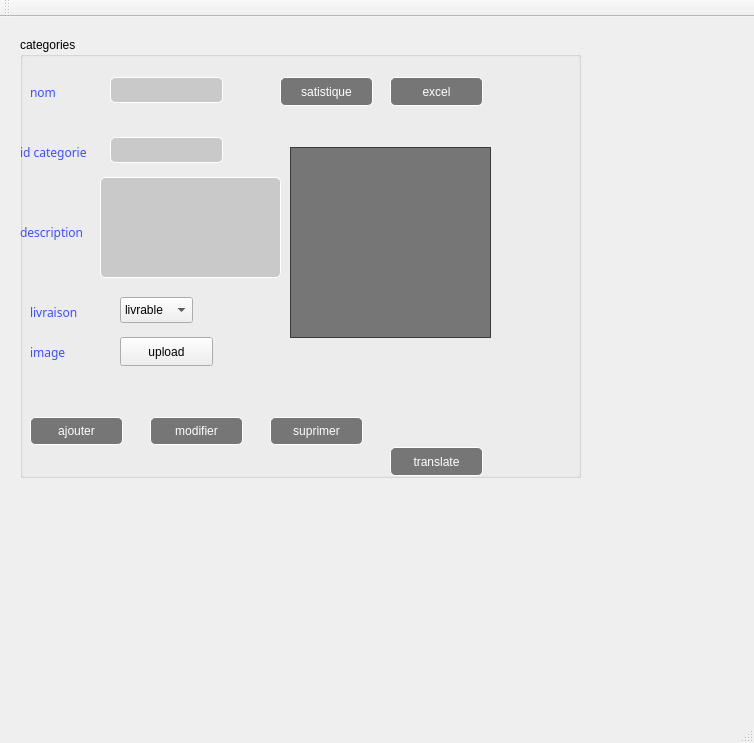
<?xml version="1.0" encoding="UTF-8"?>
<ui version="4.0">
 <class>MainWindow</class>
 <widget class="QMainWindow" name="MainWindow">
  <property name="geometry">
   <rect>
    <x>0</x>
    <y>0</y>
    <width>754</width>
    <height>743</height>
   </rect>
  </property>
  <property name="windowTitle">
   <string>Gestion des Clients</string>
  </property>
  <widget class="QWidget" name="centralWidget">
   <widget class="QGroupBox" name="groupBox">
    <property name="geometry">
     <rect>
      <x>20</x>
      <y>20</y>
      <width>561</width>
      <height>441</height>
     </rect>
    </property>
    <property name="styleSheet">
     <string notr="true"/>
    </property>
    <property name="title">
     <string>categories</string>
    </property>
    <widget class="QPushButton" name="pushButton">
     <property name="geometry">
      <rect>
       <x>100</x>
       <y>300</y>
       <width>93</width>
       <height>29</height>
      </rect>
     </property>
     <property name="text">
      <string>upload</string>
     </property>
    </widget>
    <widget class="QLabel" name="label_28">
     <property name="geometry">
      <rect>
       <x>10</x>
       <y>300</y>
       <width>101</width>
       <height>31</height>
      </rect>
     </property>
     <property name="font">
      <font>
       <family>MV Boli</family>
       <pointsize>9</pointsize>
       <weight>50</weight>
       <italic>false</italic>
       <bold>false</bold>
      </font>
     </property>
     <property name="styleSheet">
      <string notr="true">color: rgb(61,80,255);
font 75 10pt &quot;MS Shell Dlg 2&quot;;
font: 9pt &quot;MV Boli&quot;;</string>
     </property>
     <property name="text">
      <string>image</string>
     </property>
    </widget>
    <widget class="QPushButton" name="pushButton_7">
     <property name="geometry">
      <rect>
       <x>260</x>
       <y>40</y>
       <width>93</width>
       <height>29</height>
      </rect>
     </property>
     <property name="styleSheet">
      <string notr="true">QPushButton{
background-color:rgba(0,0,0,50%);
color:white;
border:1 solid white;
border-radius: 5px;
}
QPushButton:hover{
background-color:rgb(170, 255, 255);
color:black
}</string>
     </property>
     <property name="text">
      <string>satistique</string>
     </property>
    </widget>
    <widget class="QLabel" name="label_26">
     <property name="geometry">
      <rect>
       <x>10</x>
       <y>260</y>
       <width>101</width>
       <height>31</height>
      </rect>
     </property>
     <property name="font">
      <font>
       <family>MV Boli</family>
       <pointsize>9</pointsize>
       <weight>50</weight>
       <italic>false</italic>
       <bold>false</bold>
      </font>
     </property>
     <property name="styleSheet">
      <string notr="true">color: rgb(61,80,255);
font 75 10pt &quot;MS Shell Dlg 2&quot;;
font: 9pt &quot;MV Boli&quot;;</string>
     </property>
     <property name="text">
      <string>livraison</string>
     </property>
    </widget>
    <widget class="QPushButton" name="pushButton_34">
     <property name="geometry">
      <rect>
       <x>370</x>
       <y>40</y>
       <width>93</width>
       <height>29</height>
      </rect>
     </property>
     <property name="styleSheet">
      <string notr="true">QPushButton{
background-color:rgba(0,0,0,50%);
color:white;
border:1 solid white;
border-radius: 5px;
}
QPushButton:hover{
background-color:rgb(170, 255, 255);
color:black
}
</string>
     </property>
     <property name="text">
      <string>excel</string>
     </property>
    </widget>
    <widget class="QLabel" name="label_20">
     <property name="geometry">
      <rect>
       <x>0</x>
       <y>100</y>
       <width>101</width>
       <height>31</height>
      </rect>
     </property>
     <property name="font">
      <font>
       <family>MV Boli</family>
       <pointsize>9</pointsize>
       <weight>50</weight>
       <italic>false</italic>
       <bold>false</bold>
      </font>
     </property>
     <property name="styleSheet">
      <string notr="true">color: rgb(61,80,255);
font 75 10pt &quot;MS Shell Dlg 2&quot;;
font: 9pt &quot;MV Boli&quot;;</string>
     </property>
     <property name="text">
      <string>id categorie</string>
     </property>
    </widget>
    <widget class="QTextEdit" name="textEdit">
     <property name="geometry">
      <rect>
       <x>80</x>
       <y>140</y>
       <width>181</width>
       <height>101</height>
      </rect>
     </property>
     <property name="styleSheet">
      <string notr="true">border: 1 solid white;
border-radius: 5px;
background-color:rgba(0,0,0,15%);</string>
     </property>
    </widget>
    <widget class="QPushButton" name="pushButton_13">
     <property name="geometry">
      <rect>
       <x>130</x>
       <y>380</y>
       <width>93</width>
       <height>28</height>
      </rect>
     </property>
     <property name="styleSheet">
      <string notr="true">QPushButton{
background-color:rgba(0,0,0,50%);
color:white;
border:1 solid white;
border-radius: 5px;
}
QPushButton:hover{
background-color:rgb(170, 255, 255);
color:black
}</string>
     </property>
     <property name="text">
      <string>modifier</string>
     </property>
     <property name="icon">
      <iconset>
       <normaloff>../Downloads/Nouveau dossier/modifier.png</normaloff>../Downloads/Nouveau dossier/modifier.png</iconset>
     </property>
    </widget>
    <widget class="QPushButton" name="pushButton_17">
     <property name="geometry">
      <rect>
       <x>250</x>
       <y>380</y>
       <width>93</width>
       <height>28</height>
      </rect>
     </property>
     <property name="styleSheet">
      <string notr="true">QPushButton{
background-color:rgba(0,0,0,50%);
color:white;
border:1 solid white;
border-radius: 5px;
}
QPushButton:hover{
background-color:rgb(170, 255, 255);
color:black
}</string>
     </property>
     <property name="text">
      <string>suprimer</string>
     </property>
     <property name="icon">
      <iconset>
       <normaloff>../Downloads/Nouveau dossier/supprimer.png</normaloff>../Downloads/Nouveau dossier/supprimer.png</iconset>
     </property>
    </widget>
    <widget class="QTableView" name="tableView_17">
     <property name="geometry">
      <rect>
       <x>270</x>
       <y>110</y>
       <width>201</width>
       <height>191</height>
      </rect>
     </property>
     <property name="styleSheet">
      <string notr="true">QTableView {
   background-color:rgba(0,0,0,50%);

    }

</string>
     </property>
    </widget>
    <widget class="QLabel" name="label_25">
     <property name="geometry">
      <rect>
       <x>0</x>
       <y>180</y>
       <width>101</width>
       <height>31</height>
      </rect>
     </property>
     <property name="font">
      <font>
       <family>MV Boli</family>
       <pointsize>9</pointsize>
       <weight>50</weight>
       <italic>false</italic>
       <bold>false</bold>
      </font>
     </property>
     <property name="styleSheet">
      <string notr="true">color: rgb(61,80,255);
font 75 10pt &quot;MS Shell Dlg 2&quot;;
font: 9pt &quot;MV Boli&quot;;</string>
     </property>
     <property name="text">
      <string>description</string>
     </property>
    </widget>
    <widget class="QComboBox" name="comboBox">
     <property name="geometry">
      <rect>
       <x>100</x>
       <y>260</y>
       <width>73</width>
       <height>26</height>
      </rect>
     </property>
     <item>
      <property name="text">
       <string>livrable</string>
      </property>
     </item>
     <item>
      <property name="text">
       <string>non livrable</string>
      </property>
     </item>
    </widget>
    <widget class="QLineEdit" name="lineEdit_17">
     <property name="geometry">
      <rect>
       <x>90</x>
       <y>100</y>
       <width>113</width>
       <height>26</height>
      </rect>
     </property>
     <property name="styleSheet">
      <string notr="true">border: 1 solid white;
border-radius: 5px;
background-color:rgba(0,0,0,15%);
</string>
     </property>
    </widget>
    <widget class="QLineEdit" name="lineEdit_13">
     <property name="geometry">
      <rect>
       <x>90</x>
       <y>40</y>
       <width>113</width>
       <height>26</height>
      </rect>
     </property>
     <property name="styleSheet">
      <string notr="true">border: 1 solid white;
border-radius: 5px;
background-color:rgba(0,0,0,15%);</string>
     </property>
    </widget>
    <widget class="QPushButton" name="pushButton_14">
     <property name="geometry">
      <rect>
       <x>10</x>
       <y>380</y>
       <width>93</width>
       <height>28</height>
      </rect>
     </property>
     <property name="styleSheet">
      <string notr="true">QPushButton{
background-color:rgba(0,0,0,50%);
color:white;
border:1 solid white;
border-radius: 5px;
}
QPushButton:hover{
background-color:rgb(170, 255, 255);
color:black
}</string>
     </property>
     <property name="text">
      <string>ajouter</string>
     </property>
     <property name="icon">
      <iconset>
       <normaloff>../Downloads/Nouveau dossier/ajouter.png</normaloff>../Downloads/Nouveau dossier/ajouter.png</iconset>
     </property>
    </widget>
    <widget class="QPushButton" name="pushButton_3">
     <property name="geometry">
      <rect>
       <x>370</x>
       <y>410</y>
       <width>93</width>
       <height>29</height>
      </rect>
     </property>
     <property name="styleSheet">
      <string notr="true">QPushButton{
background-color:rgba(0,0,0,50%);
color:white;
border:1 solid white;
border-radius: 5px;
}
QPushButton:hover{
background-color:rgb(170, 255, 255);
color:black
}</string>
     </property>
     <property name="text">
      <string>translate</string>
     </property>
    </widget>
    <widget class="QLabel" name="label_19">
     <property name="geometry">
      <rect>
       <x>10</x>
       <y>40</y>
       <width>81</width>
       <height>31</height>
      </rect>
     </property>
     <property name="font">
      <font>
       <family>MV Boli</family>
       <pointsize>9</pointsize>
       <weight>50</weight>
       <italic>false</italic>
       <bold>false</bold>
      </font>
     </property>
     <property name="styleSheet">
      <string notr="true">color: rgb(61,80,255);
font 75 10pt &quot;MS Shell Dlg 2&quot;;
font: 9pt &quot;MV Boli&quot;;</string>
     </property>
     <property name="text">
      <string>nom</string>
     </property>
    </widget>
    <widget class="QLabel" name="label">
     <property name="geometry">
      <rect>
       <x>0</x>
       <y>20</y>
       <width>831</width>
       <height>651</height>
      </rect>
     </property>
     <property name="text">
      <string/>
     </property>
     <property name="pixmap">
      <pixmap>../Downloads/teeest.jpg</pixmap>
     </property>
    </widget>
    <widget class="QLabel" name="label_2">
     <property name="geometry">
      <rect>
       <x>0</x>
       <y>-20</y>
       <width>601</width>
       <height>461</height>
      </rect>
     </property>
     <property name="text">
      <string/>
     </property>
     <property name="pixmap">
      <pixmap>../../Downloads/teeest.jpg</pixmap>
     </property>
    </widget>
    <zorder>label_2</zorder>
    <zorder>label</zorder>
    <zorder>pushButton</zorder>
    <zorder>label_28</zorder>
    <zorder>pushButton_7</zorder>
    <zorder>label_26</zorder>
    <zorder>pushButton_34</zorder>
    <zorder>label_20</zorder>
    <zorder>textEdit</zorder>
    <zorder>pushButton_13</zorder>
    <zorder>pushButton_17</zorder>
    <zorder>tableView_17</zorder>
    <zorder>label_25</zorder>
    <zorder>comboBox</zorder>
    <zorder>lineEdit_17</zorder>
    <zorder>lineEdit_13</zorder>
    <zorder>pushButton_14</zorder>
    <zorder>pushButton_3</zorder>
    <zorder>label_19</zorder>
   </widget>
  </widget>
  <widget class="QMenuBar" name="menuBar">
   <property name="geometry">
    <rect>
     <x>0</x>
     <y>0</y>
     <width>754</width>
     <height>26</height>
    </rect>
   </property>
  </widget>
  <widget class="QToolBar" name="mainToolBar">
   <attribute name="toolBarArea">
    <enum>TopToolBarArea</enum>
   </attribute>
   <attribute name="toolBarBreak">
    <bool>false</bool>
   </attribute>
  </widget>
  <widget class="QStatusBar" name="statusBar"/>
 </widget>
 <layoutdefault spacing="6" margin="11"/>
 <resources/>
 <connections/>
</ui>
